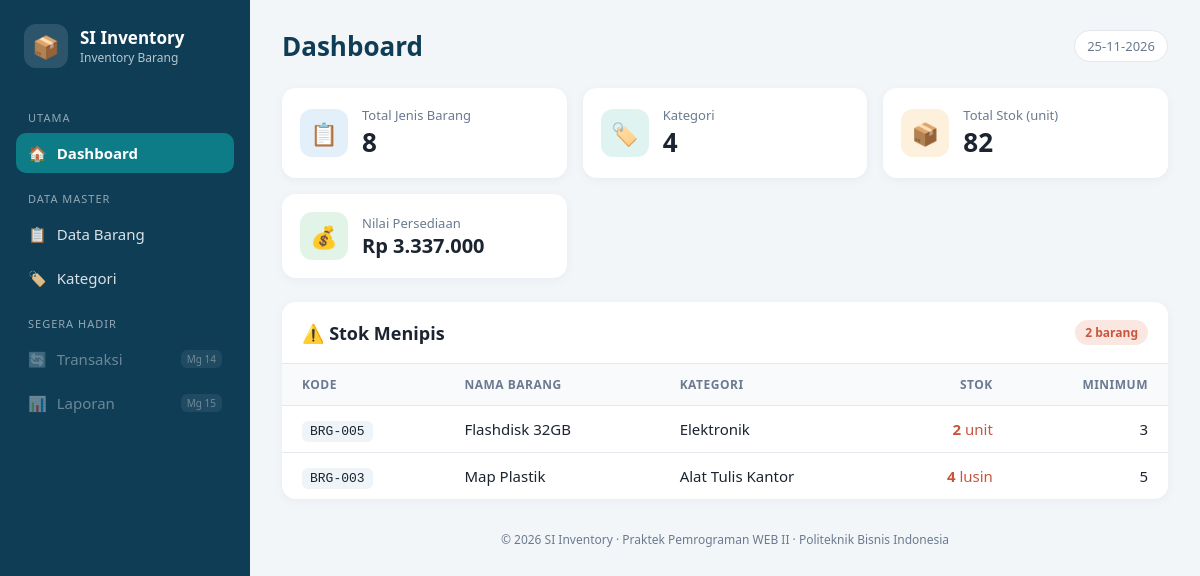
The page / on the database its author committed.
### tables this page shows
CREATE TABLE barang (
  id            INT AUTO_INCREMENT PRIMARY KEY,
  kode_barang   VARCHAR(20)  NOT NULL UNIQUE,
  nama_barang   VARCHAR(150) NOT NULL,
  kategori_id   INT NOT NULL,
  satuan        VARCHAR(20)  NOT NULL,
  harga         INT UNSIGNED NOT NULL DEFAULT 0,
  stok          INT UNSIGNED NOT NULL DEFAULT 0,
  stok_minimum  INT UNSIGNED NOT NULL DEFAULT 5,
  created_at    TIMESTAMP DEFAULT CURRENT_TIMESTAMP,
  updated_at    TIMESTAMP DEFAULT CURRENT_TIMESTAMP ON UPDATE CURRENT_TIMESTAMP,
  CONSTRAINT fk_barang_kategori FOREIGN KEY (kategori_id)
    REFERENCES kategori(id) ON UPDATE CASCADE ON DELETE RESTRICT
);

CREATE TABLE kategori (
  id             INT AUTO_INCREMENT PRIMARY KEY,
  nama_kategori  VARCHAR(100) NOT NULL UNIQUE
);

### includes/functions.php (called while the page is built, shortened)
<?php
function e($text): string
{
    return htmlspecialchars((string) $text, ENT_QUOTES, 'UTF-8');
}
function rupiah($angka): string
{
    return 'Rp ' . number_format((int) $angka, 0, ',', '.');
}
function angka($angka): string
{
    return number_format((int) $angka, 0, ',', '.');
}

### index.php (the view, shortened to what this page needs)
<?php
require __DIR__ . '/config/database.php';
require __DIR__ . '/includes/functions.php';
$totalBarang   = $pdo->query("SELECT COUNT(*) FROM barang")->fetchColumn();
$totalKategori = $pdo->query("SELECT COUNT(*) FROM kategori")->fetchColumn();
$totalStok     = $pdo->query("SELECT COALESCE(SUM(stok), 0) FROM barang")->fetchColumn();
$nilaiStok     = $pdo->query("SELECT COALESCE(SUM(harga * stok), 0) FROM barang")->fetchColumn();
$sqlMenipis = "SELECT b.kode_barang, b.nama_barang, k.nama_kategori,
                      b.satuan, b.stok, b.stok_minimum
               FROM barang b
               JOIN kategori k ON k.id = b.kategori_id
               WHERE b.stok <= b.stok_minimum
               ORDER BY b.stok ASC";
$stokMenipis = $pdo->query($sqlMenipis)->fetchAll();
require __DIR__ . '/includes/header.php';
?>
<section class="stats">
    <div class="stat-card">
        <div class="stat-icon blue">📋</div>
        <div>
            <div class="stat-label">Total Jenis Barang</div>
            <div class="stat-value"><?= angka($totalBarang) ?></div>
        </div>
    </div>
    <div class="stat-card">
        <div class="stat-icon teal">🏷️</div>
        <div>
            <div class="stat-label">Kategori</div>
            <div class="stat-value"><?= angka($totalKategori) ?></div>
        </div>
    </div>
    <div class="stat-card">
        <div class="stat-icon amber">📦</div>
        <div>
            <div class="stat-label">Total Stok (unit)</div>
            <div class="stat-value"><?= angka($totalStok) ?></div>
        </div>
    </div>
    <div class="stat-card">
        <div class="stat-icon green">💰</div>
        <div>
            <div class="stat-label">Nilai Persediaan</div>
            <div class="stat-value small"><?= rupiah($nilaiStok) ?></div>
        </div>
    </div>
</section>
<section class="card">
    <div class="card-header">
        <h2>⚠️ Stok Menipis</h2>
        <span class="badge badge-danger"><?= count($stokMenipis) ?> barang</span>
    </div>
    <div class="table-wrap">
        <table class="table">
            <thead>
                <tr>
                    <th>Kode</th>
                    <th>Nama Barang</th>
                    <th>Kategori</th>
                    <th class="text-right">Stok</th>
                    <th class="text-right">Minimum</th>
                </tr>
            </thead>
            <tbody>
            <?php foreach ($stokMenipis as $b): ?>
                <tr>
                    <td><span class="code"><?= e($b['kode_barang']) ?></span></td>
                    <td><?= e($b['nama_barang']) ?></td>
                    <td><?= e($b['nama_kategori']) ?></td>
                    <td class="text-right text-danger"><b><?= angka($b['stok']) ?></b> <?= e($b['satuan']) ?></td>
                    <td class="text-right"><?= angka($b['stok_minimum']) ?></td>
                </tr>
            <?php endforeach; ?>
            </tbody>
        </table>
    </div>
</section>
<?php require __DIR__ . '/includes/footer.php'; ?>

### assets/css/style.css (style rules this page uses)
:root { --primary: #0e7c86; --primary-dark: #0f3d56; --bg: #f3f6f9; --card: #ffffff; --text: #1b2430; --muted: #6b7a8f; --border: #e3e8ee; --danger: #c8553d; --success: #2f8f4e; --radius: 14px; }
* { box-sizing: border-box; }
body { margin: 0; font-family: "Segoe UI", system-ui, -apple-system, Roboto, Arial, sans-serif; background: var(--bg); color: var(--text); font-size: 15px; }
.stats { display: grid; gap: 16px; margin-bottom: 24px; grid-template-columns: repeat(auto-fit, minmax(210px, 1fr)); }
.stat-card { background: var(--card); border-radius: var(--radius); padding: 18px; display: flex; align-items: center; gap: 14px; box-shadow: 0 2px 10px rgba(15, 61, 86, .06); }
.stat-icon { width: 48px; height: 48px; border-radius: 12px; display: grid; place-items: center; font-size: 22px; }
.stat-icon.blue { background: #e3f0fa; }
.stat-icon.teal { background: #dff3f1; }
.stat-icon.amber { background: #fdf0dc; }
.stat-icon.green { background: #e2f4e7; }
.stat-label { font-size: 13px; color: var(--muted); }
.stat-value { font-size: 26px; font-weight: 700; }
.stat-value.small { font-size: 20px; }
.card { background: var(--card); border-radius: var(--radius); box-shadow: 0 2px 10px rgba(15, 61, 86, .06); overflow: hidden; }
.card-header { display: flex; justify-content: space-between; align-items: center; padding: 18px 20px; border-bottom: 1px solid var(--border); }
.card-header h2 { margin: 0; font-size: 18px; }
.table-wrap { overflow-x: auto; }
.table { width: 100%; border-collapse: collapse; }
.table th { background: #f8fafc; color: var(--muted); font-size: 12px; text-transform: uppercase; letter-spacing: .5px; text-align: left; padding: 12px 20px; white-space: nowrap; }
.table td { padding: 13px 20px; border-top: 1px solid var(--border); }
.text-right { text-align: right !important; }
.text-danger { color: var(--danger); }
.code { font-family: Consolas, "Courier New", monospace; font-size: 13px; background: #eef4f7; padding: 3px 8px; border-radius: 6px; }
.badge { display: inline-block; padding: 4px 10px; border-radius: 999px; font-size: 12px; font-weight: 600; }
.badge-danger { background: #fbe7e2; color: var(--danger); }

### rows shown on the page
barang: kode_barang "BRG-005", nama_barang "Flashdisk 32GB", kategori.nama_kategori "Elektronik", stok "2", satuan "unit", stok_minimum "3"
barang: kode_barang "BRG-003", nama_barang "Map Plastik", kategori.nama_kategori "Alat Tulis Kantor", stok "4", satuan "lusin", stok_minimum "5"

### other values the page prints
APP_NAME "SI Inventory"
$pageTitle "Dashboard"
angka($totalBarang) "8"
angka($totalKategori) "4"
angka($totalStok) "82"
rupiah($nilaiStok) "Rp 3.337.000"
count($stokMenipis) "2"
